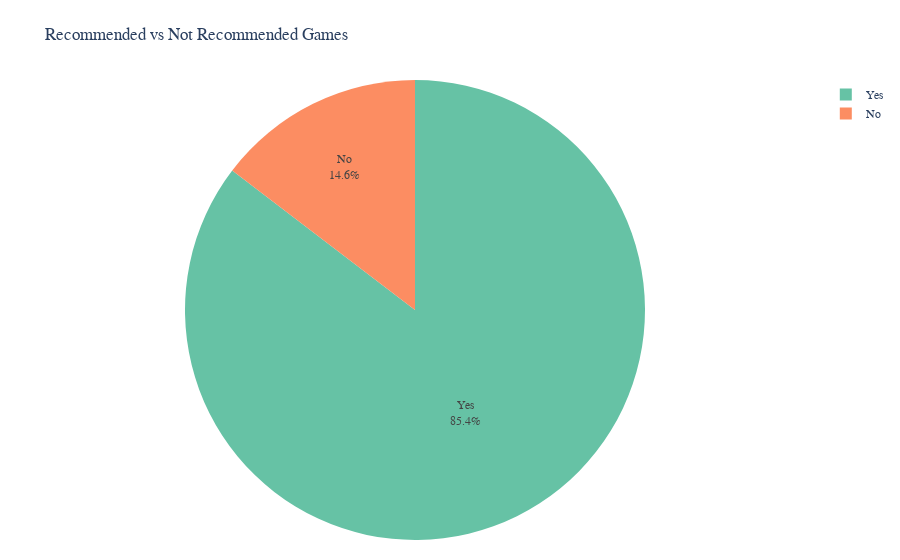

This figure's notebook cell:
### Code cell
import plotly.graph_objects as go

colors = ['#66c2a5', '#fc8d62', '#8da0cb', '#e78ac3', '#a6d854']

fig = go.Figure(data=go.Pie(labels=reco_values.reco, values=reco_values.is_recommended, textinfo='percent+label'))

fig.update_layout(
    title='Recommended vs Not Recommended Games',
    font=dict(family='Arial', size=12), 
    plot_bgcolor='white',  
    paper_bgcolor='white', 
    margin=dict(l=20, r=20, t=80, b=20),  
)

fig.update_traces(marker=dict(colors=colors))

fig.update_traces(hoverinfo='label+percent+value')

fig.show()

### Figure 1 — Plotly figure (JSON) as saved in the notebook; plotly's stock layout.template omitted (floating-point values rounded to 4 significant figures)
{"data": [{"hoverinfo": "label+percent+value", "labels": ["Yes", "No"], "marker": {"colors": ["#66c2a5", "#fc8d62", "#8da0cb", "#e78ac3", "#a6d854"]}, "textinfo": "percent+label", "type": "pie", "values": [8599822, 1472448]}], "layout": {"autosize": true, "font": {"family": "Arial", "size": 12}, "margin": {"b": 20, "l": 20, "r": 20, "t": 80}, "paper_bgcolor": "white", "plot_bgcolor": "white", "title": {"text": "Recommended vs Not Recommended Games"}}}
